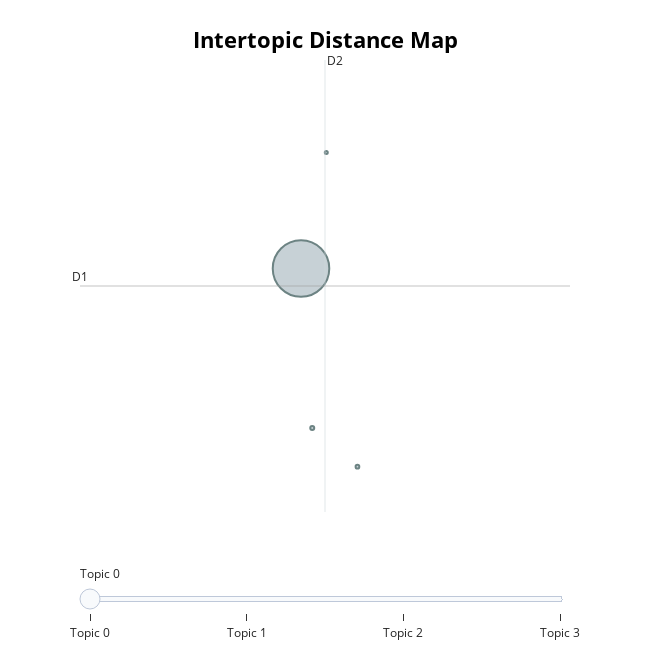

Write notebook code for a chart like this one.
### Code cell
fig = topic_model.visualize_topics()
fig.show()
fig.write_html(output_dir + '/topics.html')

coherence_score_cv = get_CoherenceScore(topic_model.get_topics(),docs)
topic_diversity = get_TopicDiversity(topic_model.get_topics())

#logger.info(f"Coherence (c_v): {coherence_score_cv:.4f}")
logger.info(f"topic diversity : {topic_diversity:.4f}")

### Figure 1 — Plotly figure (JSON) as saved in the notebook; plotly's stock layout.template omitted (floating-point values rounded to 4 significant figures)
{"data": [{"customdata": [[0, "जग्गा | कसुर | आधार | उल्लेख | घटना", 1399], [1, "संकेत | छुट्टे अभियोगपत्र | दाबी नाबालक | हक छुट्टे | दायर व्यहोरा", 7], [2, "गरिदिएँ | आपराधिक | उन्मुक्ति न्यायसम्मत | ठह्नां | लहडबाजी", 6], [3, "Peter Stiegler | लागूऔषध चरेस | प्रतिवादी Kristian | खरिद | फेडेक्स", 4]], "hovertemplate": "<b>Topic %{customdata[0]}</b><br>%{customdata[1]}<br>Size: %{customdata[2]}", "legendgroup": "", "marker": {"color": "#B0BEC5", "line": {"color": "DarkSlateGrey", "width": 2}, "size": [1399, 7, 6, 4], "sizemode": "area", "sizeref": 0.8744, "symbol": "circle"}, "mode": "markers", "name": "", "orientation": "v", "showlegend": false, "type": "scatter", "x": [-23.67, -23.49, -22.76, -23.26], "xaxis": "x", "y": [2.998, 2.041, 1.81, 3.693], "yaxis": "y"}], "layout": {"annotations": [{"showarrow": false, "text": "D1", "x": -27.22, "y": 2.893, "yshift": 10}, {"showarrow": false, "text": "D2", "x": -23.28, "xshift": 10, "y": 4.247}], "height": 650, "hoverlabel": {"bgcolor": "white", "font": {"family": "Rockwell", "size": 16}}, "legend": {"itemsizing": "constant", "tracegroupgap": 0}, "margin": {"t": 60}, "shapes": [{"line": {"color": "#CFD8DC", "width": 2}, "type": "line", "x0": -23.28, "x1": -23.28, "y0": 1.538, "y1": 4.247}, {"line": {"color": "#9E9E9E", "width": 2}, "type": "line", "x0": -27.22, "x1": -19.35, "y0": 2.893, "y1": 2.893}], "sliders": [{"active": 0, "pad": {"t": 50}, "steps": [{"args": [{"marker.color": [["red", "#B0BEC5", "#B0BEC5", "#B0BEC5"]]}], "label": "Topic 0", "method": "update"}, {"args": [{"marker.color": [["#B0BEC5", "red", "#B0BEC5", "#B0BEC5"]]}], "label": "Topic 1", "method": "update"}, {"args": [{"marker.color": [["#B0BEC5", "#B0BEC5", "red", "#B0BEC5"]]}], "label": "Topic 2", "method": "update"}, {"args": [{"marker.color": [["#B0BEC5", "#B0BEC5", "#B0BEC5", "red"]]}], "label": "Topic 3", "method": "update"}]}], "title": {"font": {"color": "Black", "size": 22}, "text": "<b>Intertopic Distance Map</b>", "x": 0.5, "xanchor": "center", "y": 0.95, "yanchor": "top"}, "width": 650, "xaxis": {"anchor": "y", "domain": [0, 1], "range": [-27.22, -19.35], "title": {"text": ""}, "visible": false}, "yaxis": {"anchor": "x", "domain": [0, 1], "range": [1.538, 4.247], "title": {"text": ""}, "visible": false}}}
